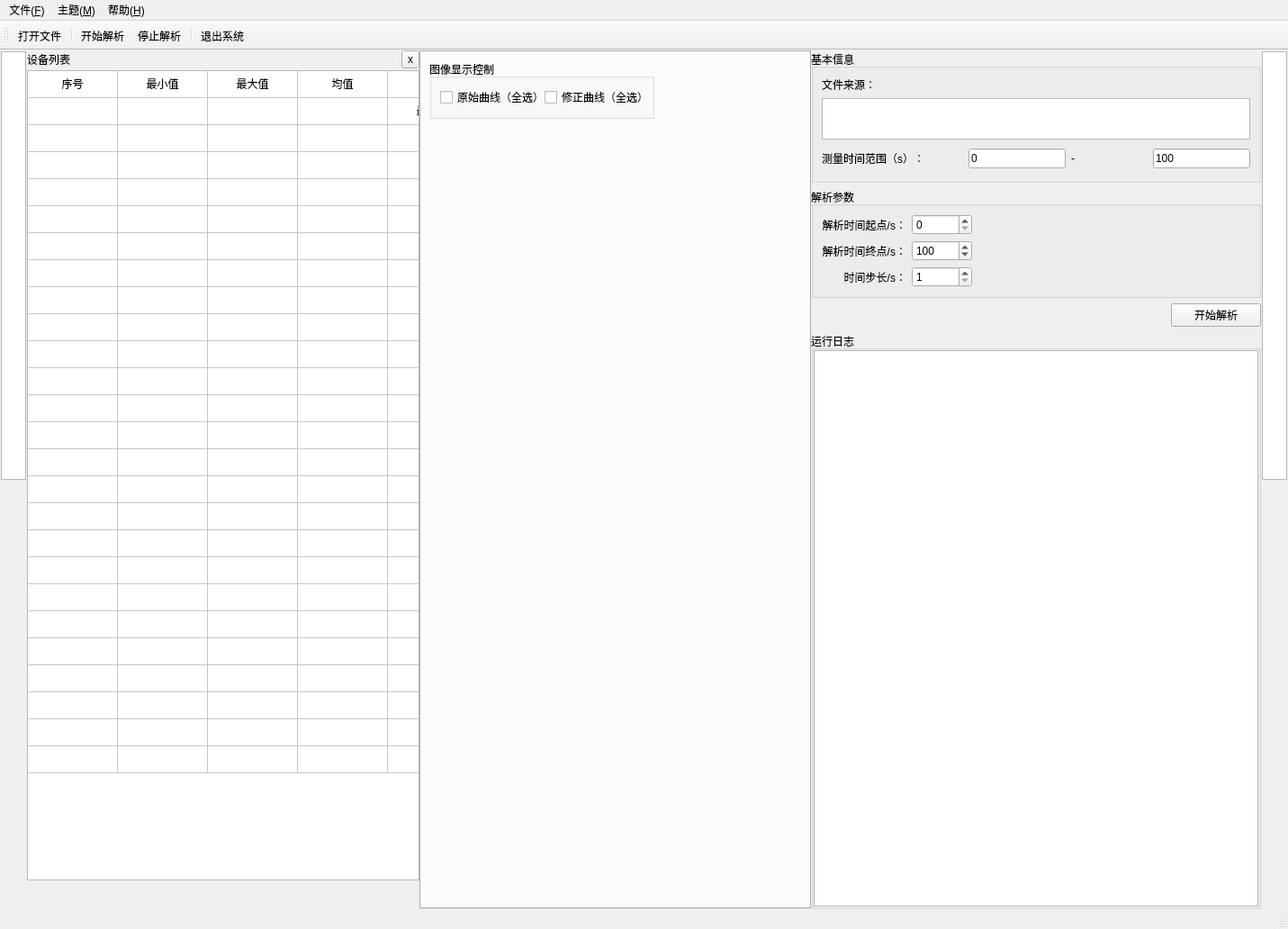
<?xml version="1.0" encoding="UTF-8"?>
<ui version="4.0">
 <class>CountRateStatisticsWindow</class>
 <widget class="QMainWindow" name="CountRateStatisticsWindow">
  <property name="geometry">
   <rect>
    <x>0</x>
    <y>0</y>
    <width>1431</width>
    <height>1032</height>
   </rect>
  </property>
  <property name="windowTitle">
   <string>溴化镧配套软件离线数据分析-计数率和死时间统计</string>
  </property>
  <widget class="QWidget" name="centralwidget">
   <layout class="QHBoxLayout" name="horizontalLayout_2">
    <property name="spacing">
     <number>0</number>
    </property>
    <property name="leftMargin">
     <number>0</number>
    </property>
    <property name="topMargin">
     <number>0</number>
    </property>
    <property name="rightMargin">
     <number>0</number>
    </property>
    <property name="bottomMargin">
     <number>0</number>
    </property>
    <item>
     <widget class="QWidget" name="leftSidewidget" native="true">
      <property name="sizePolicy">
       <sizepolicy hsizetype="Fixed" vsizetype="Expanding">
        <horstretch>0</horstretch>
        <verstretch>0</verstretch>
       </sizepolicy>
      </property>
      <property name="maximumSize">
       <size>
        <width>30</width>
        <height>16777215</height>
       </size>
      </property>
      <layout class="QVBoxLayout" name="verticalLayout">
       <property name="spacing">
        <number>1</number>
       </property>
       <property name="leftMargin">
        <number>1</number>
       </property>
       <property name="topMargin">
        <number>1</number>
       </property>
       <property name="rightMargin">
        <number>1</number>
       </property>
       <property name="bottomMargin">
        <number>1</number>
       </property>
       <item>
        <widget class="QGraphicsView" name="graphicsView">
         <property name="sizePolicy">
          <sizepolicy hsizetype="Expanding" vsizetype="Expanding">
           <horstretch>0</horstretch>
           <verstretch>0</verstretch>
          </sizepolicy>
         </property>
         <property name="alignment">
          <set>Qt::AlignLeading|Qt::AlignLeft|Qt::AlignTop</set>
         </property>
        </widget>
       </item>
       <item>
        <spacer name="verticalSpacer">
         <property name="orientation">
          <enum>Qt::Vertical</enum>
         </property>
         <property name="sizeHint" stdset="0">
          <size>
           <width>20</width>
           <height>40</height>
          </size>
         </property>
        </spacer>
       </item>
      </layout>
     </widget>
    </item>
    <item>
     <widget class="QStackedWidget" name="leftStackedWidget">
      <property name="sizePolicy">
       <sizepolicy hsizetype="Minimum" vsizetype="Preferred">
        <horstretch>0</horstretch>
        <verstretch>0</verstretch>
       </sizepolicy>
      </property>
      <property name="minimumSize">
       <size>
        <width>300</width>
        <height>0</height>
       </size>
      </property>
      <property name="currentIndex">
       <number>0</number>
      </property>
      <widget class="QWidget" name="detectorStatusWidget">
       <property name="sizePolicy">
        <sizepolicy hsizetype="Preferred" vsizetype="Preferred">
         <horstretch>0</horstretch>
         <verstretch>0</verstretch>
        </sizepolicy>
       </property>
       <layout class="QVBoxLayout" name="verticalLayout_5">
        <property name="spacing">
         <number>2</number>
        </property>
        <property name="leftMargin">
         <number>0</number>
        </property>
        <property name="topMargin">
         <number>0</number>
        </property>
        <property name="rightMargin">
         <number>0</number>
        </property>
        <property name="bottomMargin">
         <number>0</number>
        </property>
        <item>
         <layout class="QHBoxLayout" name="horizontalLayout_6">
          <item>
           <widget class="QLabel" name="label_4">
            <property name="sizePolicy">
             <sizepolicy hsizetype="Minimum" vsizetype="Preferred">
              <horstretch>0</horstretch>
              <verstretch>0</verstretch>
             </sizepolicy>
            </property>
            <property name="text">
             <string>设备列表</string>
            </property>
           </widget>
          </item>
          <item>
           <widget class="QToolButton" name="toolButton_closeDetectorStatusWidget">
            <property name="sizePolicy">
             <sizepolicy hsizetype="Fixed" vsizetype="Fixed">
              <horstretch>0</horstretch>
              <verstretch>0</verstretch>
             </sizepolicy>
            </property>
            <property name="maximumSize">
             <size>
              <width>20</width>
              <height>20</height>
             </size>
            </property>
            <property name="text">
             <string notr="true">x</string>
            </property>
            <property name="iconSize">
             <size>
              <width>16</width>
              <height>16</height>
             </size>
            </property>
           </widget>
          </item>
         </layout>
        </item>
        <item>
         <widget class="QTableWidget" name="tableWidget">
          <property name="sizePolicy">
           <sizepolicy hsizetype="Preferred" vsizetype="Expanding">
            <horstretch>0</horstretch>
            <verstretch>0</verstretch>
           </sizepolicy>
          </property>
          <property name="minimumSize">
           <size>
            <width>300</width>
            <height>900</height>
           </size>
          </property>
          <property name="verticalScrollBarPolicy">
           <enum>Qt::ScrollBarAlwaysOff</enum>
          </property>
          <property name="horizontalScrollBarPolicy">
           <enum>Qt::ScrollBarAlwaysOff</enum>
          </property>
          <property name="sizeAdjustPolicy">
           <enum>QAbstractScrollArea::AdjustIgnored</enum>
          </property>
          <property name="selectionMode">
           <enum>QAbstractItemView::ExtendedSelection</enum>
          </property>
          <property name="selectionBehavior">
           <enum>QAbstractItemView::SelectItems</enum>
          </property>
          <property name="showGrid">
           <bool>true</bool>
          </property>
          <property name="gridStyle">
           <enum>Qt::SolidLine</enum>
          </property>
          <attribute name="horizontalHeaderVisible">
           <bool>false</bool>
          </attribute>
          <attribute name="verticalHeaderVisible">
           <bool>false</bool>
          </attribute>
          <row>
           <property name="text">
            <string/>
           </property>
          </row>
          <row>
           <property name="text">
            <string/>
           </property>
          </row>
          <row>
           <property name="text">
            <string>谱仪#1</string>
           </property>
          </row>
          <row>
           <property name="text">
            <string>谱仪#2</string>
           </property>
          </row>
          <row>
           <property name="text">
            <string>谱仪#3</string>
           </property>
          </row>
          <row>
           <property name="text">
            <string>谱仪#4</string>
           </property>
          </row>
          <row>
           <property name="text">
            <string>谱仪#5</string>
           </property>
          </row>
          <row>
           <property name="text">
            <string>谱仪#6</string>
           </property>
          </row>
          <row>
           <property name="text">
            <string>谱仪#7</string>
           </property>
          </row>
          <row>
           <property name="text">
            <string>谱仪#8</string>
           </property>
          </row>
          <row>
           <property name="text">
            <string>谱仪#9</string>
           </property>
          </row>
          <row>
           <property name="text">
            <string>谱仪#10</string>
           </property>
          </row>
          <row>
           <property name="text">
            <string>谱仪#11</string>
           </property>
          </row>
          <row>
           <property name="text">
            <string>谱仪#12</string>
           </property>
          </row>
          <row>
           <property name="text">
            <string>谱仪#13</string>
           </property>
          </row>
          <row>
           <property name="text">
            <string>谱仪#14</string>
           </property>
          </row>
          <row>
           <property name="text">
            <string>谱仪#15</string>
           </property>
          </row>
          <row>
           <property name="text">
            <string>谱仪#16</string>
           </property>
          </row>
          <row>
           <property name="text">
            <string>谱仪#17</string>
           </property>
          </row>
          <row>
           <property name="text">
            <string>谱仪#18</string>
           </property>
          </row>
          <row>
           <property name="text">
            <string>谱仪#19</string>
           </property>
          </row>
          <row>
           <property name="text">
            <string>谱仪#20</string>
           </property>
          </row>
          <row>
           <property name="text">
            <string>谱仪#21</string>
           </property>
          </row>
          <row>
           <property name="text">
            <string>谱仪#22</string>
           </property>
          </row>
          <row>
           <property name="text">
            <string>谱仪#23</string>
           </property>
          </row>
          <row>
           <property name="text">
            <string>谱仪#24</string>
           </property>
          </row>
          <column>
           <property name="text">
            <string>序号</string>
           </property>
          </column>
          <column>
           <property name="text">
            <string>最小值/cps</string>
           </property>
          </column>
          <column>
           <property name="text">
            <string>最大值/cps</string>
           </property>
          </column>
          <column>
           <property name="text">
            <string>均值/cps</string>
           </property>
          </column>
          <column>
           <property name="text">
            <string>最小值(%)</string>
           </property>
          </column>
          <column>
           <property name="text">
            <string>最大值(%)</string>
           </property>
          </column>
          <column>
           <property name="text">
            <string>均值(%)</string>
           </property>
          </column>
          <column>
           <property name="text">
            <string>最小值</string>
           </property>
          </column>
          <column>
           <property name="text">
            <string>最大值</string>
           </property>
          </column>
          <column>
           <property name="text">
            <string>均值</string>
           </property>
          </column>
          <item row="0" column="0">
           <property name="text">
            <string>序号</string>
           </property>
           <property name="textAlignment">
            <set>AlignCenter</set>
           </property>
          </item>
          <item row="0" column="1">
           <property name="text">
            <string>最小值</string>
           </property>
           <property name="textAlignment">
            <set>AlignCenter</set>
           </property>
          </item>
          <item row="0" column="2">
           <property name="text">
            <string>最大值</string>
           </property>
           <property name="textAlignment">
            <set>AlignCenter</set>
           </property>
          </item>
          <item row="0" column="3">
           <property name="text">
            <string>均值</string>
           </property>
           <property name="textAlignment">
            <set>AlignCenter</set>
           </property>
          </item>
          <item row="1" column="0">
           <property name="text">
            <string/>
           </property>
          </item>
          <item row="1" column="4">
           <property name="text">
            <string>最小值</string>
           </property>
           <property name="textAlignment">
            <set>AlignCenter</set>
           </property>
          </item>
          <item row="1" column="5">
           <property name="text">
            <string>最大值</string>
           </property>
           <property name="textAlignment">
            <set>AlignCenter</set>
           </property>
          </item>
          <item row="1" column="6">
           <property name="text">
            <string>均值</string>
           </property>
           <property name="textAlignment">
            <set>AlignCenter</set>
           </property>
          </item>
          <item row="1" column="7">
           <property name="text">
            <string>最小值</string>
           </property>
           <property name="textAlignment">
            <set>AlignCenter</set>
           </property>
          </item>
          <item row="1" column="8">
           <property name="text">
            <string>最大值</string>
           </property>
           <property name="textAlignment">
            <set>AlignCenter</set>
           </property>
          </item>
          <item row="1" column="9">
           <property name="text">
            <string>均值</string>
           </property>
           <property name="textAlignment">
            <set>AlignCenter</set>
           </property>
          </item>
          <item row="2" column="1">
           <property name="text">
            <string/>
           </property>
           <property name="textAlignment">
            <set>AlignCenter</set>
           </property>
           <property name="flags">
            <set>ItemIsSelectable|ItemIsDragEnabled|ItemIsDropEnabled|ItemIsUserCheckable|ItemIsEnabled</set>
           </property>
          </item>
          <item row="2" column="2">
           <property name="text">
            <string/>
           </property>
           <property name="textAlignment">
            <set>AlignCenter</set>
           </property>
          </item>
          <item row="3" column="1">
           <property name="text">
            <string/>
           </property>
           <property name="textAlignment">
            <set>AlignCenter</set>
           </property>
           <property name="flags">
            <set>ItemIsSelectable|ItemIsDragEnabled|ItemIsDropEnabled|ItemIsUserCheckable|ItemIsEnabled</set>
           </property>
          </item>
          <item row="3" column="2">
           <property name="text">
            <string/>
           </property>
           <property name="textAlignment">
            <set>AlignCenter</set>
           </property>
          </item>
         </widget>
        </item>
        <item>
         <spacer name="verticalSpacer_2">
          <property name="orientation">
           <enum>Qt::Vertical</enum>
          </property>
          <property name="sizeHint" stdset="0">
           <size>
            <width>20</width>
            <height>258</height>
           </size>
          </property>
         </spacer>
        </item>
       </layout>
      </widget>
     </widget>
    </item>
    <item>
     <widget class="QTabWidget" name="centralHboxTabWidget">
      <property name="minimumSize">
       <size>
        <width>300</width>
        <height>0</height>
       </size>
      </property>
      <property name="currentIndex">
       <number>0</number>
      </property>
      <property name="iconSize">
       <size>
        <width>16</width>
        <height>16</height>
       </size>
      </property>
      <property name="tabsClosable">
       <bool>false</bool>
      </property>
      <property name="tabBarAutoHide">
       <bool>true</bool>
      </property>
      <widget class="QWidget" name="leftHboxTabWidgetPage1">
       <attribute name="icon">
        <iconset resource="../3rdParty/resource/resource.qrc">
         <normaloff>:/line.png</normaloff>:/line.png</iconset>
       </attribute>
       <attribute name="title">
        <string>实验数据        </string>
       </attribute>
       <layout class="QVBoxLayout" name="verticalLayout_7">
        <item>
         <widget class="QGroupBox" name="picture_setting_group">
          <property name="sizePolicy">
           <sizepolicy hsizetype="Preferred" vsizetype="Maximum">
            <horstretch>0</horstretch>
            <verstretch>0</verstretch>
           </sizepolicy>
          </property>
          <property name="maximumSize">
           <size>
            <width>250</width>
            <height>16777215</height>
           </size>
          </property>
          <property name="title">
           <string>图像显示控制</string>
          </property>
          <layout class="QHBoxLayout" name="horizontalLayout_3">
           <item>
            <widget class="QCheckBox" name="cb_countOriginalPlotShow">
             <property name="text">
              <string>原始曲线（全选）</string>
             </property>
            </widget>
           </item>
           <item>
            <widget class="QCheckBox" name="cb_countCorrectPlotShow">
             <property name="text">
              <string>修正曲线（全选）</string>
             </property>
            </widget>
           </item>
          </layout>
         </widget>
        </item>
        <item>
         <widget class="QWidget" name="plot_widget" native="true">
          <property name="sizePolicy">
           <sizepolicy hsizetype="Preferred" vsizetype="Expanding">
            <horstretch>0</horstretch>
            <verstretch>0</verstretch>
           </sizepolicy>
          </property>
          <property name="minimumSize">
           <size>
            <width>400</width>
            <height>500</height>
           </size>
          </property>
          <layout class="QGridLayout" name="gridLayout_plot">
           <property name="spacing">
            <number>4</number>
           </property>
           <item row="0" column="0">
            <widget class="QCustomPlot" name="plot_up" native="true">
             <property name="sizePolicy">
              <sizepolicy hsizetype="Preferred" vsizetype="Minimum">
               <horstretch>0</horstretch>
               <verstretch>0</verstretch>
              </sizepolicy>
             </property>
             <property name="minimumSize">
              <size>
               <width>100</width>
               <height>100</height>
              </size>
             </property>
            </widget>
           </item>
           <item row="1" column="0">
            <widget class="QCustomPlot" name="plot_down" native="true">
             <property name="sizePolicy">
              <sizepolicy hsizetype="Preferred" vsizetype="Minimum">
               <horstretch>0</horstretch>
               <verstretch>0</verstretch>
              </sizepolicy>
             </property>
             <property name="minimumSize">
              <size>
               <width>100</width>
               <height>100</height>
              </size>
             </property>
            </widget>
           </item>
           <item row="0" column="1">
            <widget class="QCustomPlot" name="spec_plot_up" native="true">
             <property name="sizePolicy">
              <sizepolicy hsizetype="Preferred" vsizetype="Minimum">
               <horstretch>0</horstretch>
               <verstretch>0</verstretch>
              </sizepolicy>
             </property>
             <property name="minimumSize">
              <size>
               <width>100</width>
               <height>100</height>
              </size>
             </property>
            </widget>
           </item>
           <item row="1" column="1">
            <widget class="QCustomPlot" name="spec_plot_down" native="true">
             <property name="sizePolicy">
              <sizepolicy hsizetype="Preferred" vsizetype="Minimum">
               <horstretch>0</horstretch>
               <verstretch>0</verstretch>
              </sizepolicy>
             </property>
             <property name="minimumSize">
              <size>
               <width>100</width>
               <height>100</height>
              </size>
             </property>
            </widget>
           </item>
          </layout>
         </widget>
        </item>
       </layout>
      </widget>
     </widget>
    </item>
    <item>
     <widget class="QWidget" name="rightVboxWidget" native="true">
      <property name="minimumSize">
       <size>
        <width>150</width>
        <height>0</height>
       </size>
      </property>
      <property name="maximumSize">
       <size>
        <width>500</width>
        <height>16777215</height>
       </size>
      </property>
      <layout class="QHBoxLayout" name="horizontalLayout_16">
       <property name="spacing">
        <number>0</number>
       </property>
       <property name="leftMargin">
        <number>0</number>
       </property>
       <property name="topMargin">
        <number>0</number>
       </property>
       <property name="rightMargin">
        <number>0</number>
       </property>
       <property name="bottomMargin">
        <number>0</number>
       </property>
       <item>
        <widget class="QWidget" name="labParametersWidget" native="true">
         <property name="sizePolicy">
          <sizepolicy hsizetype="Fixed" vsizetype="Preferred">
           <horstretch>0</horstretch>
           <verstretch>0</verstretch>
          </sizepolicy>
         </property>
         <layout class="QVBoxLayout" name="verticalLayout_4">
          <property name="leftMargin">
           <number>0</number>
          </property>
          <property name="topMargin">
           <number>0</number>
          </property>
          <property name="rightMargin">
           <number>0</number>
          </property>
          <property name="bottomMargin">
           <number>0</number>
          </property>
          <item>
           <widget class="QGroupBox" name="groupBox_2">
            <property name="sizePolicy">
             <sizepolicy hsizetype="Preferred" vsizetype="Minimum">
              <horstretch>0</horstretch>
              <verstretch>0</verstretch>
             </sizepolicy>
            </property>
            <property name="title">
             <string>基本信息</string>
            </property>
            <layout class="QVBoxLayout" name="verticalLayout_6">
             <item>
              <widget class="QLabel" name="label_5">
               <property name="text">
                <string>文件来源：</string>
               </property>
              </widget>
             </item>
             <item>
              <widget class="QTextBrowser" name="textBrowser_filepath">
               <property name="sizePolicy">
                <sizepolicy hsizetype="Preferred" vsizetype="Minimum">
                 <horstretch>0</horstretch>
                 <verstretch>0</verstretch>
                </sizepolicy>
               </property>
               <property name="minimumSize">
                <size>
                 <width>0</width>
                 <height>30</height>
                </size>
               </property>
               <property name="maximumSize">
                <size>
                 <width>16777215</width>
                 <height>46</height>
                </size>
               </property>
               <property name="verticalScrollBarPolicy">
                <enum>Qt::ScrollBarAlwaysOff</enum>
               </property>
               <property name="readOnly">
                <bool>true</bool>
               </property>
              </widget>
             </item>
             <item>
              <widget class="QWidget" name="widget_4" native="true">
               <property name="minimumSize">
                <size>
                 <width>0</width>
                 <height>30</height>
                </size>
               </property>
               <layout class="QHBoxLayout" name="horizontalLayout">
                <property name="leftMargin">
                 <number>0</number>
                </property>
                <property name="topMargin">
                 <number>0</number>
                </property>
                <property name="rightMargin">
                 <number>0</number>
                </property>
                <property name="bottomMargin">
                 <number>0</number>
                </property>
                <item>
                 <widget class="QLabel" name="label_7">
                  <property name="minimumSize">
                   <size>
                    <width>157</width>
                    <height>0</height>
                   </size>
                  </property>
                  <property name="text">
                   <string>测量时间范围（s）：</string>
                  </property>
                  <property name="alignment">
                   <set>Qt::AlignLeading|Qt::AlignLeft|Qt::AlignVCenter</set>
                  </property>
                 </widget>
                </item>
                <item>
                 <widget class="QLineEdit" name="line_measure_startT">
                  <property name="enabled">
                   <bool>true</bool>
                  </property>
                  <property name="sizePolicy">
                   <sizepolicy hsizetype="Minimum" vsizetype="Fixed">
                    <horstretch>0</horstretch>
                    <verstretch>0</verstretch>
                   </sizepolicy>
                  </property>
                  <property name="minimumSize">
                   <size>
                    <width>40</width>
                    <height>0</height>
                   </size>
                  </property>
                  <property name="text">
                   <string>0</string>
                  </property>
                  <property name="readOnly">
                   <bool>true</bool>
                  </property>
                 </widget>
                </item>
                <item>
                 <widget class="QLabel" name="label_9">
                  <property name="text">
                   <string>-</string>
                  </property>
                 </widget>
                </item>
                <item>
                 <widget class="QLineEdit" name="line_measure_endT">
                  <property name="enabled">
                   <bool>true</bool>
                  </property>
                  <property name="sizePolicy">
                   <sizepolicy hsizetype="Minimum" vsizetype="Fixed">
                    <horstretch>0</horstretch>
                    <verstretch>0</verstretch>
                   </sizepolicy>
                  </property>
                  <property name="minimumSize">
                   <size>
                    <width>40</width>
                    <height>0</height>
                   </size>
                  </property>
                  <property name="text">
                   <string>100</string>
                  </property>
                  <property name="readOnly">
                   <bool>true</bool>
                  </property>
                 </widget>
                </item>
               </layout>
              </widget>
             </item>
            </layout>
           </widget>
          </item>
          <item>
           <widget class="QGroupBox" name="groupBox_4">
            <property name="title">
             <string>解析参数</string>
            </property>
            <layout class="QGridLayout" name="gridLayout_4">
             <item row="1" column="1" rowspan="2">
              <widget class="QSpinBox" name="spinBox_timeEnd">
               <property name="minimumSize">
                <size>
                 <width>50</width>
                 <height>0</height>
                </size>
               </property>
               <property name="maximum">
                <number>200000000</number>
               </property>
               <property name="value">
                <number>100</number>
               </property>
              </widget>
             </item>
             <item row="0" column="2" rowspan="2">
              <spacer name="horizontalSpacer_2">
               <property name="orientation">
                <enum>Qt::Horizontal</enum>
               </property>
               <property name="sizeHint" stdset="0">
                <size>
                 <width>316</width>
                 <height>20</height>
                </size>
               </property>
              </spacer>
             </item>
             <item row="1" column="0" rowspan="2">
              <widget class="QLabel" name="label_8">
               <property name="text">
                <string>解析时间终点/s：</string>
               </property>
               <property name="alignment">
                <set>Qt::AlignRight|Qt::AlignTrailing|Qt::AlignVCenter</set>
               </property>
              </widget>
             </item>
             <item row="0" column="1">
              <widget class="QSpinBox" name="spinBox_timeStart">
               <property name="minimumSize">
                <size>
                 <width>50</width>
                 <height>0</height>
                </size>
               </property>
               <property name="maximum">
                <number>200000000</number>
               </property>
              </widget>
             </item>
             <item row="2" column="2">
              <spacer name="horizontalSpacer_5">
               <property name="orientation">
                <enum>Qt::Horizontal</enum>
               </property>
               <property name="sizeHint" stdset="0">
                <size>
                 <width>316</width>
                 <height>20</height>
                </size>
               </property>
              </spacer>
             </item>
             <item row="0" column="0">
              <widget class="QLabel" name="label_6">
               <property name="text">
                <string>解析时间起点/s：</string>
               </property>
               <property name="alignment">
                <set>Qt::AlignRight|Qt::AlignTrailing|Qt::AlignVCenter</set>
               </property>
              </widget>
             </item>
             <item row="3" column="0">
              <widget class="QLabel" name="label">
               <property name="text">
                <string>时间步长/s：</string>
               </property>
               <property name="alignment">
                <set>Qt::AlignRight|Qt::AlignTrailing|Qt::AlignVCenter</set>
               </property>
              </widget>
             </item>
             <item row="3" column="1">
              <widget class="QSpinBox" name="spinBox">
               <property name="minimum">
                <number>1</number>
               </property>
               <property name="maximum">
                <number>10000000</number>
               </property>
               <property name="value">
                <number>1</number>
               </property>
              </widget>
             </item>
            </layout>
           </widget>
          </item>
          <item>
           <widget class="QWidget" name="widget_6" native="true">
            <property name="minimumSize">
             <size>
              <width>0</width>
              <height>23</height>
             </size>
            </property>
            <layout class="QHBoxLayout" name="horizontalLayout_5">
             <property name="leftMargin">
              <number>5</number>
             </property>
             <property name="topMargin">
              <number>0</number>
             </property>
             <property name="rightMargin">
              <number>0</number>
             </property>
             <property name="bottomMargin">
              <number>0</number>
             </property>
             <item>
              <spacer name="horizontalSpacer_4">
               <property name="orientation">
                <enum>Qt::Horizontal</enum>
               </property>
               <property name="sizeHint" stdset="0">
                <size>
                 <width>255</width>
                 <height>20</height>
                </size>
               </property>
              </spacer>
             </item>
             <item>
              <widget class="QPushButton" name="pushButton_start">
               <property name="enabled">
                <bool>true</bool>
               </property>
               <property name="minimumSize">
                <size>
                 <width>100</width>
                 <height>23</height>
                </size>
               </property>
               <property name="text">
                <string>开始解析</string>
               </property>
               <property name="icon">
                <iconset>
                 <normaloff>:/resource/analyze.png</normaloff>:/resource/analyze.png</iconset>
               </property>
               <property name="checkable">
                <bool>false</bool>
               </property>
              </widget>
             </item>
            </layout>
           </widget>
          </item>
          <item>
           <widget class="QGroupBox" name="logGroupBox">
            <property name="title">
             <string>运行日志</string>
            </property>
            <layout class="QVBoxLayout" name="verticalLayout_2">
             <property name="spacing">
              <number>0</number>
             </property>
             <property name="leftMargin">
              <number>0</number>
             </property>
             <property name="topMargin">
              <number>0</number>
             </property>
             <property name="rightMargin">
              <number>0</number>
             </property>
             <property name="bottomMargin">
              <number>0</number>
             </property>
             <item>
              <widget class="QPlainTextEdit" name="plainTextEdit_log"/>
             </item>
             <item>
              <widget class="QWidget" name="widget_2" native="true">
               <layout class="QVBoxLayout" name="verticalLayout_14">
                <property name="leftMargin">
                 <number>0</number>
                </property>
                <property name="topMargin">
                 <number>0</number>
                </property>
                <property name="rightMargin">
                 <number>0</number>
                </property>
                <property name="bottomMargin">
                 <number>0</number>
                </property>
               </layout>
              </widget>
             </item>
            </layout>
           </widget>
          </item>
         </layout>
        </widget>
       </item>
      </layout>
     </widget>
    </item>
    <item>
     <widget class="QWidget" name="rightSidewidget" native="true">
      <property name="sizePolicy">
       <sizepolicy hsizetype="Preferred" vsizetype="Preferred">
        <horstretch>0</horstretch>
        <verstretch>0</verstretch>
       </sizepolicy>
      </property>
      <property name="maximumSize">
       <size>
        <width>30</width>
        <height>16777215</height>
       </size>
      </property>
      <layout class="QVBoxLayout" name="verticalLayout_10">
       <property name="spacing">
        <number>1</number>
       </property>
       <property name="leftMargin">
        <number>1</number>
       </property>
       <property name="topMargin">
        <number>1</number>
       </property>
       <property name="rightMargin">
        <number>1</number>
       </property>
       <property name="bottomMargin">
        <number>1</number>
       </property>
       <item>
        <widget class="QGraphicsView" name="rightGraphicsView">
         <property name="sizePolicy">
          <sizepolicy hsizetype="Expanding" vsizetype="Expanding">
           <horstretch>0</horstretch>
           <verstretch>0</verstretch>
          </sizepolicy>
         </property>
         <property name="alignment">
          <set>Qt::AlignLeading|Qt::AlignLeft|Qt::AlignTop</set>
         </property>
        </widget>
       </item>
       <item>
        <spacer name="verticalSpacer_4">
         <property name="orientation">
          <enum>Qt::Vertical</enum>
         </property>
         <property name="sizeHint" stdset="0">
          <size>
           <width>20</width>
           <height>40</height>
          </size>
         </property>
        </spacer>
       </item>
      </layout>
     </widget>
    </item>
   </layout>
  </widget>
  <widget class="QMenuBar" name="menubar">
   <property name="geometry">
    <rect>
     <x>0</x>
     <y>0</y>
     <width>1431</width>
     <height>25</height>
    </rect>
   </property>
   <widget class="QMenu" name="menu_File">
    <property name="title">
     <string>文件(&amp;F)</string>
    </property>
    <addaction name="action_open"/>
    <addaction name="separator"/>
    <addaction name="action_exit"/>
   </widget>
   <widget class="QMenu" name="menu_help">
    <property name="title">
     <string>帮助(&amp;H)</string>
    </property>
    <addaction name="action_about"/>
    <addaction name="action_aboutQt"/>
   </widget>
   <widget class="QMenu" name="menu_theme">
    <property name="title">
     <string>主题(&amp;M)</string>
    </property>
    <addaction name="action_lightTheme"/>
    <addaction name="action_darkTheme"/>
    <addaction name="separator"/>
    <addaction name="action_colorTheme"/>
   </widget>
   <addaction name="menu_File"/>
   <addaction name="menu_theme"/>
   <addaction name="menu_help"/>
  </widget>
  <widget class="QStatusBar" name="statusbar"/>
  <widget class="QToolBar" name="toolBar">
   <property name="windowTitle">
    <string>toolBar</string>
   </property>
   <property name="iconSize">
    <size>
     <width>36</width>
     <height>36</height>
    </size>
   </property>
   <property name="toolButtonStyle">
    <enum>Qt::ToolButtonTextUnderIcon</enum>
   </property>
   <attribute name="toolBarArea">
    <enum>TopToolBarArea</enum>
   </attribute>
   <attribute name="toolBarBreak">
    <bool>false</bool>
   </attribute>
   <addaction name="action_open"/>
   <addaction name="separator"/>
   <addaction name="action_startParse"/>
   <addaction name="action_stopParse"/>
   <addaction name="separator"/>
   <addaction name="action_exit"/>
  </widget>
  <action name="action_open">
   <property name="icon">
    <iconset resource="../3rdParty/resource/resource.qrc">
     <normaloff>:/open.png</normaloff>:/open.png</iconset>
   </property>
   <property name="text">
    <string>打开文件(&amp;O)...</string>
   </property>
   <property name="iconText">
    <string>打开文件</string>
   </property>
   <property name="toolTip">
    <string>打开文件</string>
   </property>
   <property name="shortcut">
    <string>Ctrl+O</string>
   </property>
   <property name="menuRole">
    <enum>QAction::NoRole</enum>
   </property>
  </action>
  <action name="action_exit">
   <property name="icon">
    <iconset resource="../3rdParty/resource/resource.qrc">
     <normaloff>:/exit.png</normaloff>:/exit.png</iconset>
   </property>
   <property name="text">
    <string>退出系统(&amp;X)</string>
   </property>
   <property name="iconText">
    <string>退出系统</string>
   </property>
   <property name="toolTip">
    <string>退出系统</string>
   </property>
   <property name="shortcut">
    <string>Ctrl+Q</string>
   </property>
   <property name="menuRole">
    <enum>QAction::NoRole</enum>
   </property>
  </action>
  <action name="action_about">
   <property name="icon">
    <iconset resource="../3rdParty/resource/resource.qrc">
     <normaloff>:/logo.png</normaloff>:/logo.png</iconset>
   </property>
   <property name="text">
    <string>关于</string>
   </property>
   <property name="iconText">
    <string>关于</string>
   </property>
   <property name="toolTip">
    <string>关于 ZrActivationPro</string>
   </property>
   <property name="menuRole">
    <enum>QAction::NoRole</enum>
   </property>
  </action>
  <action name="action_startParse">
   <property name="icon">
    <iconset resource="../3rdParty/resource/resource.qrc">
     <normaloff>:/work-on.png</normaloff>:/work-on.png</iconset>
   </property>
   <property name="text">
    <string>开始解析</string>
   </property>
   <property name="toolTip">
    <string>开始解析</string>
   </property>
   <property name="menuRole">
    <enum>QAction::NoRole</enum>
   </property>
  </action>
  <action name="action_stopParse">
   <property name="icon">
    <iconset resource="../3rdParty/resource/resource.qrc">
     <normaloff>:/work-off.png</normaloff>:/work-off.png</iconset>
   </property>
   <property name="text">
    <string>停止解析</string>
   </property>
   <property name="toolTip">
    <string>停止解析</string>
   </property>
   <property name="menuRole">
    <enum>QAction::NoRole</enum>
   </property>
  </action>
  <action name="action_lightTheme">
   <property name="checkable">
    <bool>true</bool>
   </property>
   <property name="text">
    <string>明亮(&amp;L)</string>
   </property>
   <property name="toolTip">
    <string>切换到明亮主题</string>
   </property>
   <property name="shortcut">
    <string>Ctrl+Alt+L</string>
   </property>
  </action>
  <action name="action_darkTheme">
   <property name="checkable">
    <bool>true</bool>
   </property>
   <property name="text">
    <string>暗黑(&amp;D)</string>
   </property>
   <property name="toolTip">
    <string>切换到暗黑主题</string>
   </property>
   <property name="shortcut">
    <string>Ctrl+Alt+D</string>
   </property>
  </action>
  <action name="action_colorTheme">
   <property name="checkable">
    <bool>false</bool>
   </property>
   <property name="text">
    <string>主题颜色(&amp;C)</string>
   </property>
   <property name="toolTip">
    <string>设置主题颜色，取消设置默认值</string>
   </property>
   <property name="shortcut">
    <string>Ctrl+Alt+C</string>
   </property>
  </action>
  <action name="action_aboutQt">
   <property name="icon">
    <iconset resource="../3rdParty/resource/resource.qrc">
     <normaloff>:/aboutqt.png</normaloff>:/aboutqt.png</iconset>
   </property>
   <property name="text">
    <string>关于Qt</string>
   </property>
  </action>
 </widget>
 <customwidgets>
  <customwidget>
   <class>QCustomPlot</class>
   <extends>QWidget</extends>
   <header>qcustomplot.h</header>
   <container>1</container>
  </customwidget>
 </customwidgets>
 <resources>
  <include location="../3rdParty/resource/resource.qrc"/>
  <include location="../3rdParty/resource/resource.qrc"/>
 </resources>
 <connections>
  <connection>
   <sender>pushButton_start</sender>
   <signal>clicked()</signal>
   <receiver>action_startParse</receiver>
   <slot>trigger()</slot>
   <hints>
    <hint type="sourcelabel">
     <x>1341</x>
     <y>373</y>
    </hint>
    <hint type="destinationlabel">
     <x>-1</x>
     <y>-1</y>
    </hint>
   </hints>
  </connection>
 </connections>
</ui>
